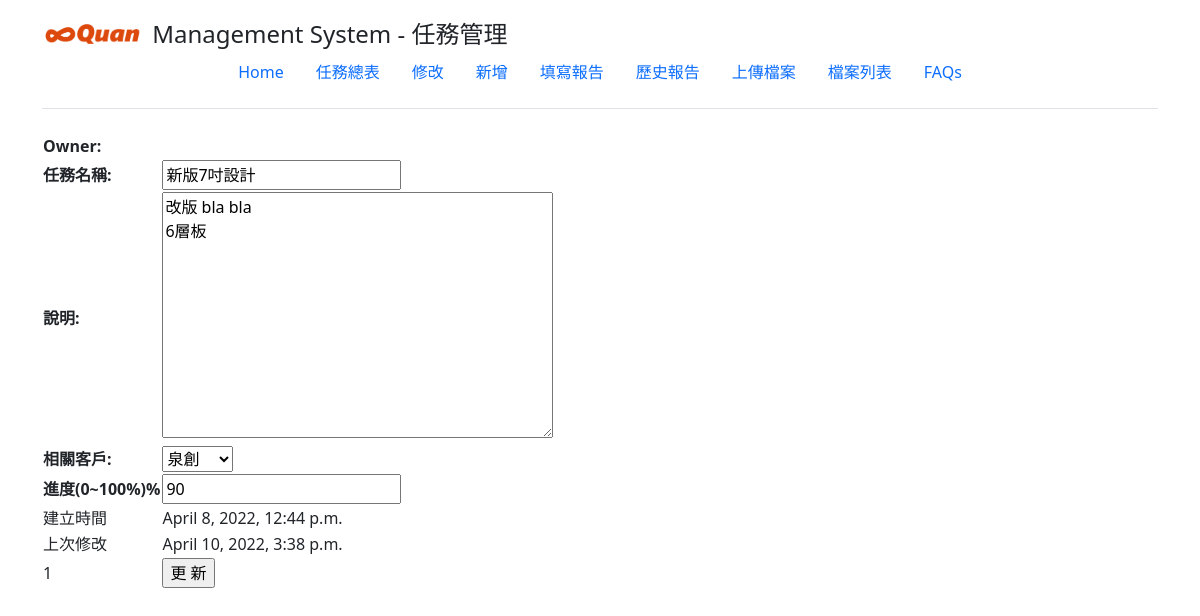
Page /weeklyReport/editTask/1/ on the committed database.
### weeklyReport/models.py (models this page shows, shortened)
class Task(models.Model):
    create_time = models.DateTimeField(auto_now_add=True, verbose_name='建立時間')
    update_time = models.DateTimeField(auto_now=True, verbose_name='更新時間')
    owner = models.CharField(max_length=30)
    week = models.IntegerField()
    year = models.IntegerField()
    createTime = models.DateTimeField(verbose_name='created Time')
    lastUpdateTime = models.DateTimeField(verbose_name='updated Time')
    customer = models.ForeignKey(Customer, on_delete=models.CASCADE)
    taskName = models.CharField(max_length=30)
    description = models.CharField(max_length=120)
    progress = models.IntegerField()

### weeklyReport/views.py (the view)
# urls.py: path('editTask/<int:task_id>/', views.editTask, name= 'editTask'),
def editTask(request, task_id):
    username = request.user.username
    print(username)
    task_tobe_edit = Task.objects.get(id=task_id)
    print(task_tobe_edit.taskName)
    form = TaskForm()
    form.fields['taskName'].initial = task_tobe_edit.taskName
    form.fields['description'].initial = task_tobe_edit.description
    form.fields['customer'].initial = task_tobe_edit.customer
    form.fields['progress'].initial = task_tobe_edit.progress
    context = {'owner': username, 'theTask': task_tobe_edit, 'form': form}
    return render(request, 'weeklyReport/editTask.html', context)

### weeklyReport/forms.py
class TaskForm(forms.Form):
    taskName = forms.CharField(label='任務名稱')
    description = forms.CharField(label='說明', widget= forms.Textarea)
    customer = forms.ModelChoiceField(label='相關客戶', queryset=Customer.objects.all())
    progress = forms.IntegerField(label='進度(0~100%)', initial=1, label_suffix='%')
    def __init__(self, *args, **kwargs):
        super(TaskForm, self).__init__(*args, **kwargs)

### weeklyReport/models.py (called while the page is built)
    def __str__(self):
        return self.customer_name

### weeklyReport/templates/weeklyReport/editTask.html (shortened to what this page needs)
{% extends "weeklyReport/base.html" %}
{% block mainBody %}
<div class="container">
<form action="{% url 'weeklyReport:updateTask' %}" method="post">
    <table>
        <tr>
            <td><strong>Owner:</strong></td>
            <td> {{ owner }}</td>
        </tr>
        {{ form.as_table }}
        <tr>
            <td>建立時間</td><td>{{ theTask.create_time }}</td>
        </tr>
        <tr>
            <td>上次修改</td><td>{{ theTask.update_time }}</td>
        </tr>
        <tr>
            <td>  {{ theTask.id }}  <input type="hidden" name="task_id" value = "{{ theTask.id }}"></td>
            <td>    <input type="submit" value="更 新"></td>
        </tr>
    </table>
</form>
</div>
{% endblock mainBody %}

### rows in the picture
Task: taskName "新版7吋設計", description "改版 bla bla 6層板", customer "泉創", progress "90", create_time "April 8, 2022, 12:44 p.m.", update_time "April 10, 2022, 3:38 p.m.", id "1"
